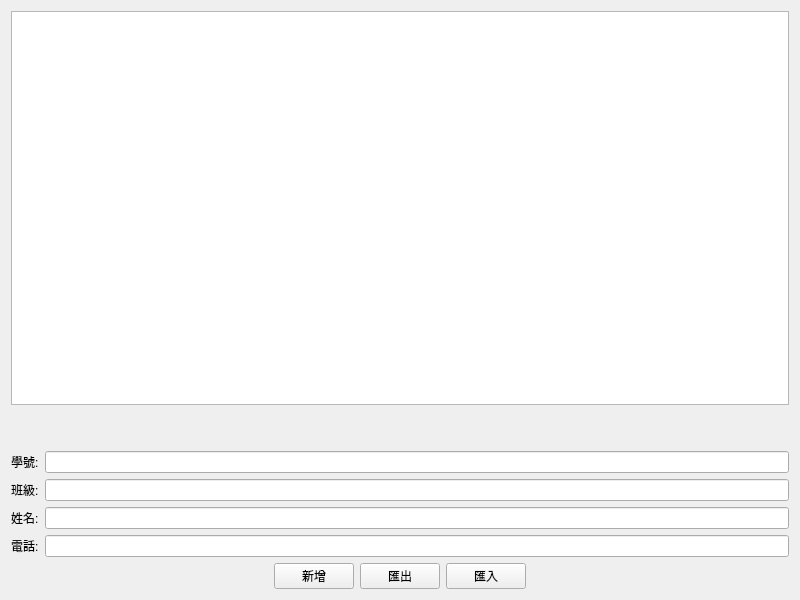
<?xml version="1.0" encoding="UTF-8"?>
<ui version="4.0">
 <class>Widget</class>
 <widget class="QWidget" name="Widget">
  <property name="geometry">
   <rect>
    <x>0</x>
    <y>0</y>
    <width>800</width>
    <height>600</height>
   </rect>
  </property>
  <property name="windowTitle">
   <string>Widget</string>
  </property>
  <layout class="QGridLayout" name="gridLayout">
   <item row="3" column="0">
    <layout class="QHBoxLayout" name="horizontalLayout">
     <item>
      <spacer name="horizontalSpacer">
       <property name="orientation">
        <enum>Qt::Orientation::Horizontal</enum>
       </property>
       <property name="sizeHint" stdset="0">
        <size>
         <width>40</width>
         <height>20</height>
        </size>
       </property>
      </spacer>
     </item>
     <item>
      <widget class="QPushButton" name="pushButton">
       <property name="text">
        <string>新增</string>
       </property>
      </widget>
     </item>
     <item>
      <widget class="QPushButton" name="pushButton_2">
       <property name="text">
        <string>匯出</string>
       </property>
      </widget>
     </item>
     <item>
      <widget class="QPushButton" name="pushButton_3">
       <property name="text">
        <string>匯入</string>
       </property>
      </widget>
     </item>
     <item>
      <spacer name="horizontalSpacer_2">
       <property name="orientation">
        <enum>Qt::Orientation::Horizontal</enum>
       </property>
       <property name="sizeHint" stdset="0">
        <size>
         <width>40</width>
         <height>20</height>
        </size>
       </property>
      </spacer>
     </item>
    </layout>
   </item>
   <item row="0" column="0">
    <widget class="QTableWidget" name="tableWidget"/>
   </item>
   <item row="2" column="0">
    <layout class="QFormLayout" name="formLayout">
     <item row="0" column="0">
      <widget class="QLabel" name="label">
       <property name="text">
        <string>學號:</string>
       </property>
      </widget>
     </item>
     <item row="0" column="1">
      <widget class="QLineEdit" name="lineEdit"/>
     </item>
     <item row="1" column="0">
      <widget class="QLabel" name="label_2">
       <property name="text">
        <string>班級:</string>
       </property>
      </widget>
     </item>
     <item row="1" column="1">
      <widget class="QLineEdit" name="lineEdit_2"/>
     </item>
     <item row="2" column="0">
      <widget class="QLabel" name="label_3">
       <property name="text">
        <string>姓名:</string>
       </property>
      </widget>
     </item>
     <item row="2" column="1">
      <widget class="QLineEdit" name="lineEdit_3"/>
     </item>
     <item row="3" column="0">
      <widget class="QLabel" name="label_4">
       <property name="text">
        <string>電話:</string>
       </property>
      </widget>
     </item>
     <item row="3" column="1">
      <widget class="QLineEdit" name="lineEdit_4"/>
     </item>
    </layout>
   </item>
   <item row="1" column="0">
    <spacer name="verticalSpacer">
     <property name="orientation">
      <enum>Qt::Orientation::Vertical</enum>
     </property>
     <property name="sizeType">
      <enum>QSizePolicy::Policy::Fixed</enum>
     </property>
     <property name="sizeHint" stdset="0">
      <size>
       <width>20</width>
       <height>40</height>
      </size>
     </property>
    </spacer>
   </item>
  </layout>
 </widget>
 <resources/>
 <connections/>
</ui>
